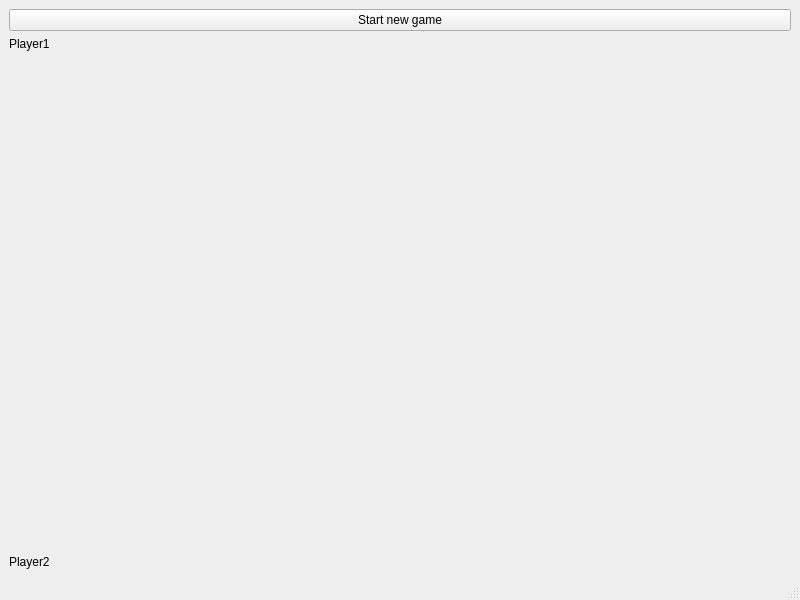
<?xml version="1.0" encoding="UTF-8"?>
<ui version="4.0">
 <class>MainWindow</class>
 <widget class="QMainWindow" name="MainWindow">
  <property name="geometry">
   <rect>
    <x>0</x>
    <y>0</y>
    <width>800</width>
    <height>600</height>
   </rect>
  </property>
  <property name="windowTitle">
   <string>MainWindow</string>
  </property>
  <widget class="QWidget" name="centralwidget">
   <layout class="QVBoxLayout" name="verticalLayout">
    <item>
     <widget class="QPushButton" name="startNewGame">
      <property name="text">
       <string>Start new game</string>
      </property>
     </widget>
    </item>
    <item>
     <widget class="QLabel" name="player1Name">
      <property name="sizePolicy">
       <sizepolicy hsizetype="Preferred" vsizetype="Fixed">
        <horstretch>0</horstretch>
        <verstretch>0</verstretch>
       </sizepolicy>
      </property>
      <property name="text">
       <string>Player1</string>
      </property>
     </widget>
    </item>
    <item>
     <widget class="TicTacToeWidget" name="gameBoard" native="true"/>
    </item>
    <item>
     <widget class="QLabel" name="player2Name">
      <property name="sizePolicy">
       <sizepolicy hsizetype="Preferred" vsizetype="Fixed">
        <horstretch>0</horstretch>
        <verstretch>0</verstretch>
       </sizepolicy>
      </property>
      <property name="text">
       <string>Player2</string>
      </property>
     </widget>
    </item>
   </layout>
  </widget>
  <widget class="QMenuBar" name="menubar">
   <property name="geometry">
    <rect>
     <x>0</x>
     <y>0</y>
     <width>800</width>
     <height>26</height>
    </rect>
   </property>
  </widget>
  <widget class="QStatusBar" name="statusbar"/>
 </widget>
 <customwidgets>
  <customwidget>
   <class>TicTacToeWidget</class>
   <extends>QWidget</extends>
   <header>tictactoewidget.h</header>
   <container>1</container>
  </customwidget>
 </customwidgets>
 <resources/>
 <connections/>
</ui>
